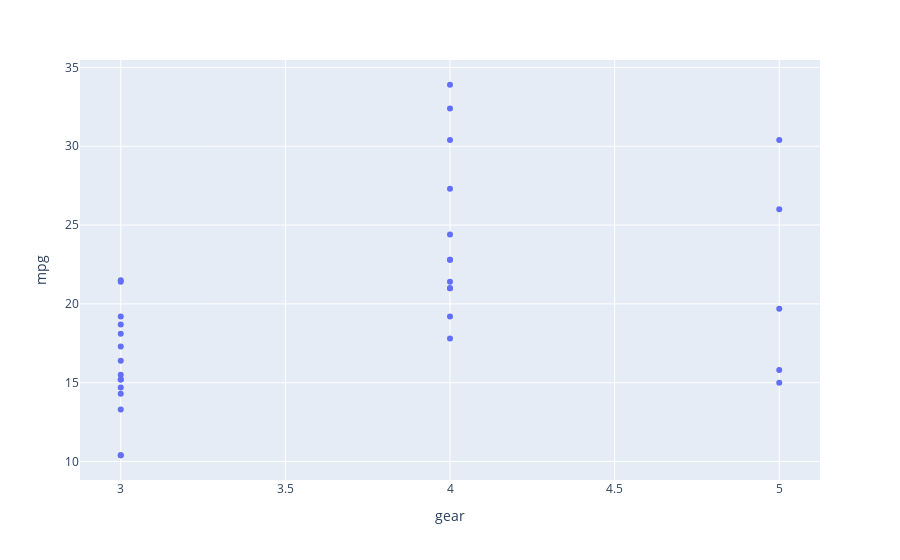

Notebook cell for this chart:
### Code cell
f = px.scatter(data_frame=df1, x='gear', y='mpg')
f.show()

### Figure 1 — Plotly figure (JSON) as saved in the notebook; plotly's stock layout.template omitted (floating-point values rounded to 4 significant figures)
{"data": [{"hovertemplate": "gear=%{x}<br>mpg=%{y}<extra></extra>", "legendgroup": "", "marker": {"color": "#636efa", "symbol": "circle"}, "mode": "markers", "name": "", "orientation": "v", "showlegend": false, "type": "scatter", "x": [4, 4, 4, 3, 3, 3, 3, 4, 4, 4, 4, 3, 3, 3, 3, 3, 3, 4, 4, 4, 3, 3, 3, 3, 3, 4, 5, 5, 5, 5, 5, 4], "xaxis": "x", "y": [21, 21, 22.8, 21.4, 18.7, 18.1, 14.3, 24.4, 22.8, 19.2, 17.8, 16.4, 17.3, 15.2, 10.4, 10.4, 14.7, 32.4, 30.4, 33.9, 21.5, 15.5, 15.2, 13.3, 19.2, 27.3, 26, 30.4, 15.8, 19.7, 15, 21.4], "yaxis": "y"}], "layout": {"legend": {"tracegroupgap": 0}, "margin": {"t": 60}, "xaxis": {"anchor": "y", "domain": [0, 1], "title": {"text": "gear"}}, "yaxis": {"anchor": "x", "domain": [0, 1], "title": {"text": "mpg"}}}}
